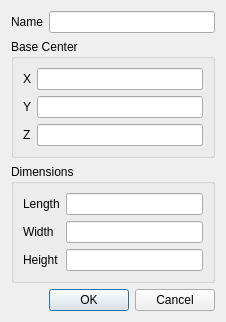
<?xml version="1.0" encoding="UTF-8"?>
<ui version="4.0">
 <class>CubeDialog</class>
 <widget class="QDialog" name="CubeDialog">
  <property name="geometry">
   <rect>
    <x>0</x>
    <y>0</y>
    <width>226</width>
    <height>304</height>
   </rect>
  </property>
  <property name="windowTitle">
   <string>Cube Properties</string>
  </property>
  <layout class="QVBoxLayout" name="verticalLayout">
   <item>
    <layout class="QHBoxLayout" name="horizontalLayout">
     <item>
      <widget class="QLabel" name="label_7">
       <property name="text">
        <string>Name</string>
       </property>
      </widget>
     </item>
     <item>
      <widget class="QLineEdit" name="cName"/>
     </item>
    </layout>
   </item>
   <item>
    <widget class="QGroupBox" name="groupBox">
     <property name="title">
      <string>Base Center</string>
     </property>
     <layout class="QFormLayout" name="formLayout">
      <item row="0" column="0">
       <widget class="QLabel" name="label">
        <property name="text">
         <string>X</string>
        </property>
       </widget>
      </item>
      <item row="0" column="1">
       <widget class="QLineEdit" name="cX"/>
      </item>
      <item row="1" column="0">
       <widget class="QLabel" name="label_2">
        <property name="text">
         <string>Y</string>
        </property>
       </widget>
      </item>
      <item row="1" column="1">
       <widget class="QLineEdit" name="cY"/>
      </item>
      <item row="2" column="0">
       <widget class="QLabel" name="label_3">
        <property name="text">
         <string>Z</string>
        </property>
       </widget>
      </item>
      <item row="2" column="1">
       <widget class="QLineEdit" name="cZ"/>
      </item>
     </layout>
    </widget>
   </item>
   <item>
    <widget class="QGroupBox" name="groupBox_2">
     <property name="title">
      <string>Dimensions</string>
     </property>
     <layout class="QFormLayout" name="formLayout_2">
      <item row="0" column="0">
       <widget class="QLabel" name="label_4">
        <property name="text">
         <string>Length</string>
        </property>
       </widget>
      </item>
      <item row="0" column="1">
       <widget class="QLineEdit" name="cLength"/>
      </item>
      <item row="1" column="0">
       <widget class="QLabel" name="label_5">
        <property name="text">
         <string>Width</string>
        </property>
       </widget>
      </item>
      <item row="1" column="1">
       <widget class="QLineEdit" name="cWidth"/>
      </item>
      <item row="2" column="0">
       <widget class="QLabel" name="label_6">
        <property name="text">
         <string>Height</string>
        </property>
       </widget>
      </item>
      <item row="2" column="1">
       <widget class="QLineEdit" name="cHeight"/>
      </item>
     </layout>
    </widget>
   </item>
   <item>
    <widget class="QDialogButtonBox" name="buttonBox">
     <property name="orientation">
      <enum>Qt::Horizontal</enum>
     </property>
     <property name="standardButtons">
      <set>QDialogButtonBox::Cancel|QDialogButtonBox::Ok</set>
     </property>
    </widget>
   </item>
  </layout>
 </widget>
 <resources/>
 <connections>
  <connection>
   <sender>buttonBox</sender>
   <signal>accepted()</signal>
   <receiver>CubeDialog</receiver>
   <slot>accept()</slot>
   <hints>
    <hint type="sourcelabel">
     <x>248</x>
     <y>254</y>
    </hint>
    <hint type="destinationlabel">
     <x>157</x>
     <y>274</y>
    </hint>
   </hints>
  </connection>
  <connection>
   <sender>buttonBox</sender>
   <signal>rejected()</signal>
   <receiver>CubeDialog</receiver>
   <slot>reject()</slot>
   <hints>
    <hint type="sourcelabel">
     <x>316</x>
     <y>260</y>
    </hint>
    <hint type="destinationlabel">
     <x>286</x>
     <y>274</y>
    </hint>
   </hints>
  </connection>
 </connections>
</ui>
